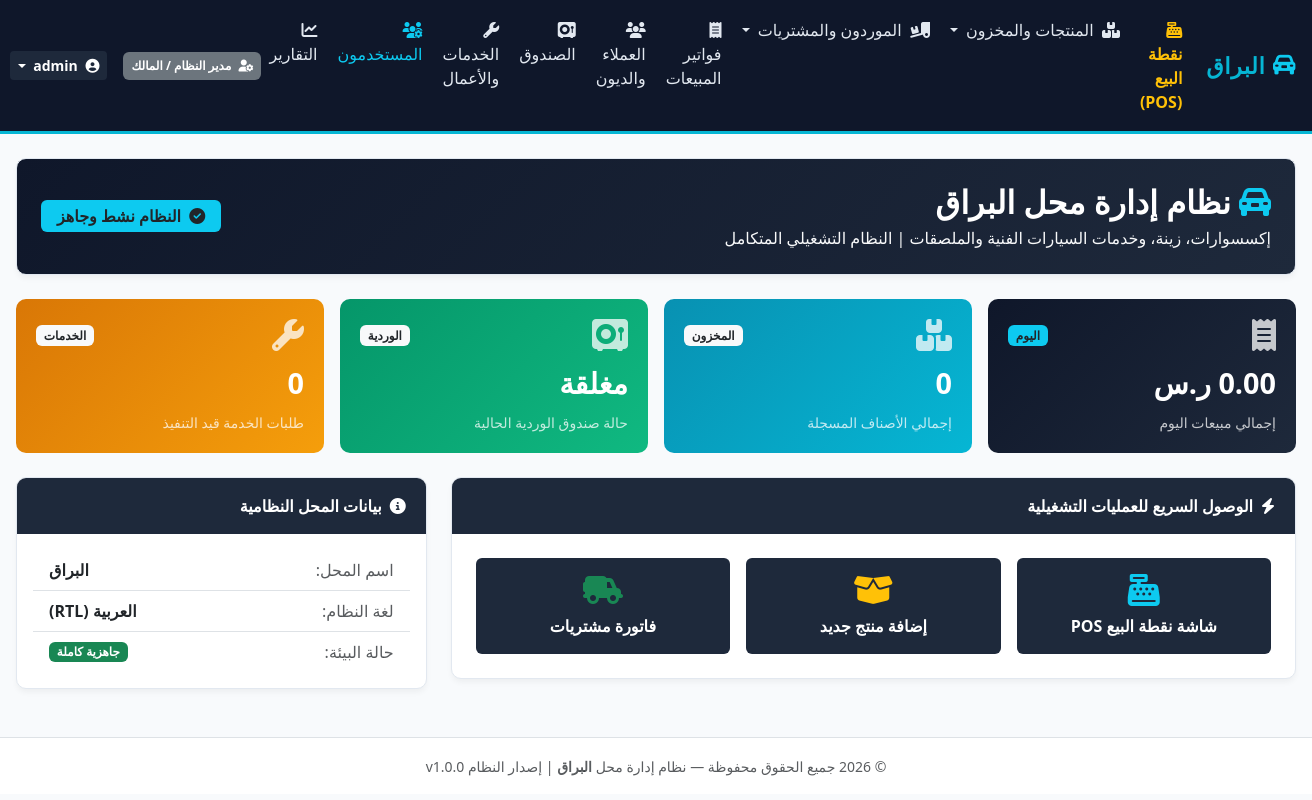
Screenshot of / (signed in) with the database file from the repository.
### apps/accounts/models.py (models this page shows, shortened)
class User(AbstractUser):
    role = models.CharField(
        max_length=30,
        choices=UserRole.choices,
        default=UserRole.CASHIER,
        verbose_name=_('الدور / الصلاحية')
    )
    phone = models.CharField(
        max_length=20,
        blank=True,
        null=True,
        verbose_name=_('رقم الهاتف')
    )
    created_at = models.DateTimeField(auto_now_add=True, verbose_name=_('تاريخ الإنشاء'))
    updated_at = models.DateTimeField(auto_now=True, verbose_name=_('تاريخ التحديث'))
    class Meta:
        verbose_name = _('مستخدم')
        verbose_name_plural = _('المستخدمون')
        ordering = ['-id']

### apps/core/views.py (the view)
# urls.py: path('', home_view, name='home'),
def home_view(request):
    context = {
        'title': 'لوحة التحكم الرئيسية — محل البراق',
    }
    return render(request, 'home.html', context)

### apps/core/context_processors.py (called while the page is built)
def shop_settings(request):
    return {
        'SHOP_NAME': getattr(settings, 'SHOP_NAME', 'البراق'),
        'SHOP_TAGLINE': getattr(settings, 'SHOP_TAGLINE', 'إكسسوارات، زينة، وخدمات السيارات الفنية والملصقات'),
        'SHOP_PHONE': getattr(settings, 'SHOP_PHONE', '0500000000'),
    }

### templates/home.html (shortened to what this page needs)
{% extends 'layouts/base.html' %}
{% block content %}
<div class="row mb-4">
    <div class="col-12">
        <div class="card card-alburaq p-4 bg-navy text-white" style="background: linear-gradient(135deg, #0f172a, #1e293b);">
            <div class="d-flex align-items-center justify-content-between">
                <div>
                    <h2 class="fw-bold mb-1"><i class="fa-solid fa-car-rear text-info me-2"></i>نظام إدارة محل {{ SHOP_NAME }}</h2>
                    <p class="text-light mb-0">{{ SHOP_TAGLINE }} | النظام التشغيلي المتكامل</p>
                </div>
                <div>
                    <span class="badge bg-info text-dark fs-6 px-3 py-2">
                        <i class="fa-solid fa-circle-check me-1"></i> النظام نشط وجاهز
                    </span>
                </div>
            </div>
        </div>
    </div>
</div>
<div class="row g-3 mb-4">
    <div class="col-md-3">
        <div class="stat-card navy">
            <div class="d-flex justify-content-between align-items-center">
                <span><i class="fa-solid fa-receipt fa-2x opacity-75"></i></span>
                <span class="badge bg-info text-dark">اليوم</span>
            </div>
            <div class="stat-value">0.00 ر.س</div>
            <div class="mt-2 small opacity-75">إجمالي مبيعات اليوم</div>
        </div>
    </div>
    <div class="col-md-3">
        <div class="stat-card cyan">
            <div class="d-flex justify-content-between align-items-center">
                <span><i class="fa-solid fa-boxes-stacked fa-2x opacity-75"></i></span>
                <span class="badge bg-light text-dark">المخزون</span>
            </div>
            <div class="stat-value">0</div>
            <div class="mt-2 small opacity-75">إجمالي الأصناف المسجلة</div>
        </div>
    </div>
    <div class="col-md-3">
        <div class="stat-card success">
            <div class="d-flex justify-content-between align-items-center">
                <span><i class="fa-solid fa-vault fa-2x opacity-75"></i></span>
                <span class="badge bg-light text-dark">الوردية</span>
            </div>
            <div class="stat-value">مغلقة</div>
            <div class="mt-2 small opacity-75">حالة صندوق الوردية الحالية</div>
        </div>
    </div>
    <div class="col-md-3">
        <div class="stat-card warning">
            <div class="d-flex justify-content-between align-items-center">
                <span><i class="fa-solid fa-wrench fa-2x opacity-75"></i></span>
                <span class="badge bg-light text-dark">الخدمات</span>
            </div>
            <div class="stat-value">0</div>
            <div class="mt-2 small opacity-75">طلبات الخدمة قيد التنفيذ</div>
        </div>
    </div>
</div>
<div class="row">
    <div class="col-md-8">
        <div class="card card-alburaq mb-4">
            <div class="card-alburaq-header d-flex align-items-center justify-content-between">
                <span><i class="fa-solid fa-bolt me-2"></i>الوصول السريع للعمليات التشغيلية</span>
            </div>
            <div class="card-body p-4">
                <div class="row g-3">
                    <div class="col-md-4">
                        <a href="#" class="btn btn-navy w-100 py-3 d-flex flex-column align-items-center justify-content-center gap-2">
                            <i class="fa-solid fa-cash-register fa-2x text-info"></i>
                            <span class="fw-bold">شاشة نقطة البيع POS</span>
                        </a>
                    </div>
                    <div class="col-md-4">
                        <a href="#" class="btn btn-navy w-100 py-3 d-flex flex-column align-items-center justify-content-center gap-2">
                            <i class="fa-solid fa-box-open fa-2x text-warning"></i>
                            <span class="fw-bold">إضافة منتج جديد</span>
                        </a>
                    </div>
                    <div class="col-md-4">
                        <a href="#" class="btn btn-navy w-100 py-3 d-flex flex-column align-items-center justify-content-center gap-2">
                            <i class="fa-solid fa-truck-field fa-2x text-success"></i>
                            <span class="fw-bold">فاتورة مشتريات</span>
                        </a>
                    </div>
                </div>
            </div>
        </div>
    </div>
    <div class="col-md-4">
        <div class="card card-alburaq mb-4">
            <div class="card-alburaq-header">
                <span><i class="fa-solid fa-info-circle me-2"></i>بيانات المحل النظامية</span>
            </div>
            <div class="card-body">
                <ul class="list-group list-group-flush p-0">
                    <li class="list-group-item d-flex justify-content-between align-items-center">
                        <span class="text-muted">اسم المحل:</span>
                        <strong class="text-dark">{{ SHOP_NAME }}</strong>
                    </li>
                    <li class="list-group-item d-flex justify-content-between align-items-center">
                        <span class="text-muted">لغة النظام:</span>
                        <strong class="text-dark">العربية (RTL)</strong>
                    </li>
                    <li class="list-group-item d-flex justify-content-between align-items-center">
                        <span class="text-muted">حالة البيئة:</span>
                        <span class="badge bg-success">جاهزية كاملة</span>
                    </li>
                </ul>
            </div>
        </div>
    </div>
</div>
{% endblock %}

### templates/layouts/base.html (shortened to what this page needs)
<!DOCTYPE html>
<html lang="ar" dir="rtl">
<head>
    <link rel="stylesheet" href="https://cdn.jsdelivr.net/npm/bootstrap@5.3.3/dist/css/bootstrap.rtl.min.css">
    <link rel="stylesheet" href="https://cdnjs.cloudflare.com/ajax/libs/font-awesome/6.5.1/css/all.min.css">
    <link rel="stylesheet" href="/static/css/alburaq_custom.css">
</head>
<body>
    <nav class="navbar navbar-expand-lg navbar-alburaq sticky-top">
        <div class="container-fluid px-3">
            <a class="navbar-brand d-flex align-items-center gap-2" href="{% url 'home' %}">
                <i class="fa-solid fa-car-rear text-info"></i>
                <span>{{ SHOP_NAME }}</span>
            </a>
            <div class="collapse navbar-collapse" id="alburaqNavbar">
                {% if user.is_authenticated %}
                <ul class="navbar-nav me-auto mb-2 mb-lg-0 gap-1">
                    <li class="nav-item">
                        <a class="nav-link text-warning fw-bold" href="{% url 'pos' %}">
                            <i class="fa-solid fa-cash-register me-1"></i> نقطة البيع (POS)
                        </a>
                    </li>
                    <li class="nav-item dropdown">
                        <a class="nav-link dropdown-toggle" href="#" data-bs-toggle="dropdown">
                            <i class="fa-solid fa-boxes-stacked me-1"></i> المنتجات والمخزون
                        </a>
                    </li>
                    {% if user.is_superuser or user.role == 'OWNER' or user.role == 'SHIFT_SUPERVISOR' %}
                    <li class="nav-item dropdown">
                        <a class="nav-link dropdown-toggle" href="#" data-bs-toggle="dropdown">
                            <i class="fa-solid fa-truck-ramp-box me-1"></i> الموردون والمشتريات
                        </a>
                    </li>
                    {% endif %}
                    {% if user.is_superuser or user.role == 'OWNER' or user.role == 'SHIFT_SUPERVISOR' or user.role == 'CASHIER' %}
                    <li class="nav-item">
                        <a class="nav-link" href="{% url 'sale_list' %}">
                            <i class="fa-solid fa-receipt me-1"></i> فواتير المبيعات
                        </a>
                    </li>
                    {% endif %}
                    {% if user.is_superuser or user.role == 'OWNER' or user.role == 'SHIFT_SUPERVISOR' %}
                    <li class="nav-item">
                        <a class="nav-link" href="{% url 'customer_list' %}">
                            <i class="fa-solid fa-users me-1"></i> العملاء والديون
                        </a>
                    </li>
                    {% endif %}
                    <li class="nav-item">
                        <a class="nav-link" href="#">
                            <i class="fa-solid fa-vault me-1"></i> الصندوق
                        </a>
                    </li>
                    <li class="nav-item">
                        <a class="nav-link" href="#">
                            <i class="fa-solid fa-wrench me-1"></i> الخدمات والأعمال
                        </a>
                    </li>
                    {% if user.is_superuser or user.role == 'OWNER' %}
                    <li class="nav-item">
                        <a class="nav-link text-info" href="{% url 'user_list' %}">
                            <i class="fa-solid fa-users-gear me-1"></i> المستخدمون
                        </a>
                    </li>
                    {% endif %}
                    <li class="nav-item">
                        <a class="nav-link" href="#">
                            <i class="fa-solid fa-chart-line me-1"></i> التقارير
                        </a>
                    </li>
                </ul>
                <div class="d-flex align-items-center gap-3">
                    <span class="badge bg-secondary p-2">
                        <i class="fa-solid fa-user-gear me-1"></i> {{ user.get_role_display }}
                    </span>
                    <div class="dropdown">
                        <button class="btn btn-navy btn-sm dropdown-toggle text-white fw-bold" type="button" data-bs-toggle="dropdown" aria-expanded="false">
                            <i class="fa-solid fa-circle-user me-1"></i> {{ user.username }}
                        </button>
                    </div>
                </div>
                {% else %}
                <div class="ms-auto">
                    <a href="{% url 'login' %}" class="btn btn-alburaq btn-sm">
                        <i class="fa-solid fa-right-to-bracket me-1"></i> تسجيل الدخول
                    </a>
                </div>
                {% endif %}
            </div>
        </div>
    </nav>
    <main class="container-fluid py-4 px-3">
        {% block content %}{% endblock %}
    </main>
    <footer class="footer mt-auto py-3 bg-white border-top text-center text-muted">
        <div class="container">
            <small>© 2026 جميع الحقوق محفوظة — نظام إدارة محل <strong>{{ SHOP_NAME }}</strong> | إصدار النظام v1.0.0</small>
        </div>
    </footer>
</body>
</html>

### static/css/alburaq_custom.css (style rules this page uses)
:root { --alburaq-navy-dark: #0f172a; --alburaq-navy: #1e293b; --alburaq-navy-light: #334155; --alburaq-cyan: #06b6d4; --alburaq-cyan-dark: #0891b2; --alburaq-cyan-light: #67e8f9; --alburaq-bg: #f8fafc; --alburaq-card-bg: #ffffff; --alburaq-text: #1e293b; --alburaq-muted: #64748b; --alburaq-success: #10b981; --alburaq-warning: #f59e0b; --alburaq-danger: #ef4444; }
body { font-family: 'Segoe UI', Tahoma, Geneva, Verdana, sans-serif; direction: rtl; text-align: right; background-color: var(--alburaq-bg); color: var(--alburaq-text); margin: 0; padding: 0; }
.navbar-alburaq { background-color: var(--alburaq-navy-dark); border-bottom: 3px solid var(--alburaq-cyan); }
.navbar-alburaq .navbar-brand { color: #ffffff; font-weight: 700; font-size: 1.4rem; letter-spacing: 0.5px; }
.navbar-alburaq .navbar-brand span { color: var(--alburaq-cyan); }
.navbar-alburaq .nav-link { color: #e2e8f0; font-weight: 500; padding: 0.6rem 1rem; transition: all 0.2s ease; }
.btn-navy { background-color: var(--alburaq-navy); color: #ffffff; font-weight: 600; border: none; }
.card-alburaq { background-color: var(--alburaq-card-bg); border: 1px solid #e2e8f0; border-radius: 10px; box-shadow: 0 4px 6px -1px rgba(0, 0, 0, 0.05); }
.card-alburaq-header { background-color: var(--alburaq-navy); color: #ffffff; padding: 1rem 1.25rem; border-top-left-radius: 9px; border-top-right-radius: 9px; font-weight: 700; }
.stat-card { padding: 1.25rem; border-radius: 10px; color: #ffffff; position: relative; overflow: hidden; }
.stat-card.navy { background: linear-gradient(135deg, #0f172a, #1e293b); }
.stat-card.cyan { background: linear-gradient(135deg, #0891b2, #06b6d4); }
.stat-card.success { background: linear-gradient(135deg, #059669, #10b981); }
.stat-card.warning { background: linear-gradient(135deg, #d97706, #f59e0b); }
.stat-card .stat-value { font-size: 1.8rem; font-weight: 800; margin-top: 0.5rem; }

### rows the page displays
User: last_name "البراق", role "مدير النظام / المالك", username "admin"

### other values shown
{{ SHOP_TAGLINE }} "إكسسوارات، زينة، وخدمات السيارات الفنية والملصقات"
